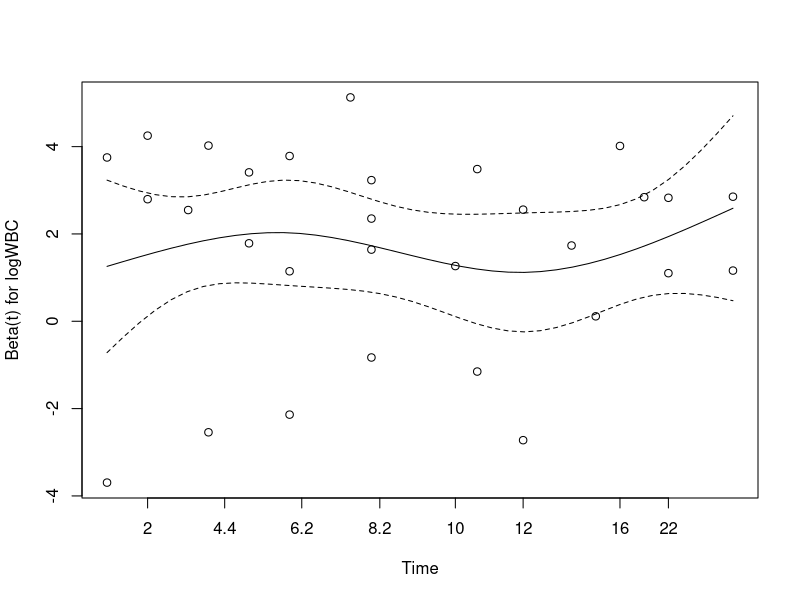
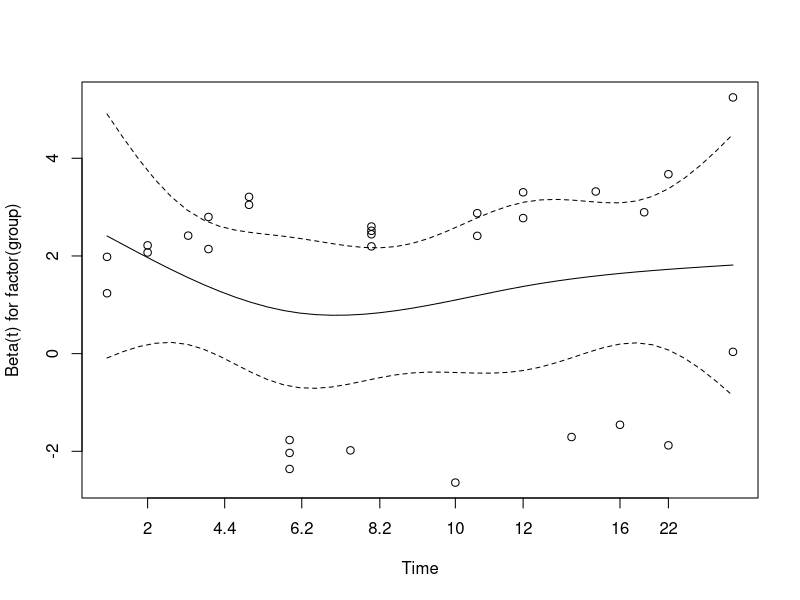
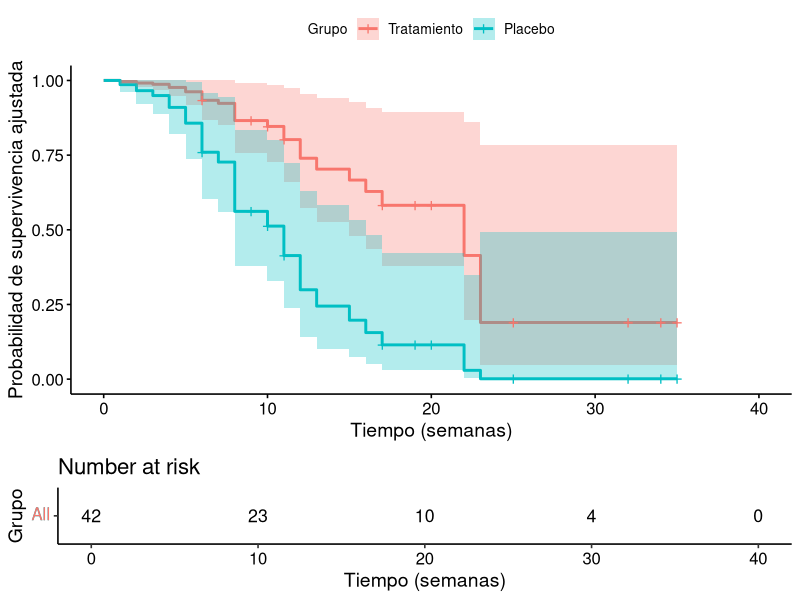

The R source for these figures, in order:
## ---- chunk 1
packages <- c("survival","asaur","survminer")
if (length(setdiff(packages, rownames(installed.packages()))) > 0) {
  install.packages(setdiff(packages, rownames(installed.packages())), repos = "http://cran.rstudio.com")
}
## ---- chunk 2
library(knitr)


# Crear los datos
leukemia <- data.frame(
  time = c(6, 6, 6, 7, 10, 13, 16, 22, 23, 6, 9, 10, 11, 17, 19, 20, 25, 32, 32, 34, 35,
           1, 1, 2, 2, 3, 4, 4, 5, 5, 8, 8, 8, 8, 11, 11, 12, 12, 15, 17, 22, 23),
  status = c(rep(1, 9), rep(0, 12), rep(1, 21)),
  group = c(rep(1, 21), rep(2, 21)),
  logWBC = c(2.31, 4.06, 3.28, 4.43, 2.96, 2.88, 3.60, 2.32, 2.57, 
             3.20, 2.80, 2.70, 2.60, 2.16, 2.05, 2.01, 1.78, 2.20, 2.53, 1.47, 1.45,
             2.80, 5.00, 4.91, 4.48, 4.01, 4.36, 2.42, 3.49, 3.97, 
             3.52, 3.05, 2.32, 3.26, 3.49, 2.12, 1.50, 3.06, 2.30, 2.95, 2.73, 1.97)
)

# Crear columnas de tiempo con o sin "+"
leukemia$t_weeks <- ifelse(leukemia$status == 0, paste0(leukemia$time, "+"), as.character(leukemia$time))

# Separar por grupo
grupo1 <- subset(leukemia, group == 1, select = c(t_weeks, logWBC))
grupo2 <- subset(leukemia, group == 2, select = c(t_weeks, logWBC))

# Mostrar resultados
#print(grupo1)
#print(grupo2)


# Combinar las tablas lado a lado
tabla <- data.frame(
  "t(Grupo 1)" = grupo1$t_weeks,
  "log WBC (Grupo 1)" = grupo1$logWBC,
  "t(Grupo 2)" = grupo2$t_weeks,
  "log WBC (Grupo 2)" = grupo2$logWBC
)

# Mostrar con kable
kable(tabla, align = "c", caption = "Leukemia Remission Data: Group 1 (Treatment) vs Group 2 (Placebo)")

## ---- chunk 3
# Cargar paquetes necesarios
library(survival)
library(survminer)


# Ajustar modelo de Cox con logWBC y grupo como covariables
cox_model <- coxph(Surv(time, status) ~ logWBC + factor(group), data = leukemia)
summary(cox_model)

# Interpretar razón de riesgo (HR)
exp(coef(cox_model))
confint(cox_model)

# Evaluar la suposición de riesgos proporcionales
test_ph <- cox.zph(cox_model)
print(test_ph)
plot(test_ph)

# Curvas de supervivencia ajustadas
fit <- survfit(cox_model, newdata = data.frame(logWBC = median(leukemia$logWBC), group = c(1, 2)))

# Graficar curvas ajustadas
ggsurvplot(
  fit,
  data = leukemia,
  legend.title = "Grupo",
  legend.labs = c("Tratamiento", "Placebo"),
  xlab = "Tiempo (semanas)",
  ylab = "Probabilidad de supervivencia ajustada",
  risk.table = TRUE
)


